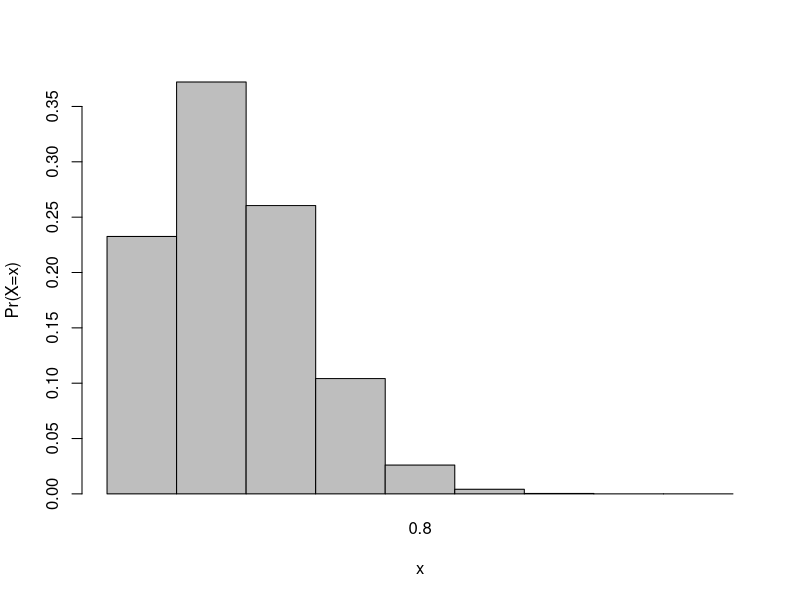
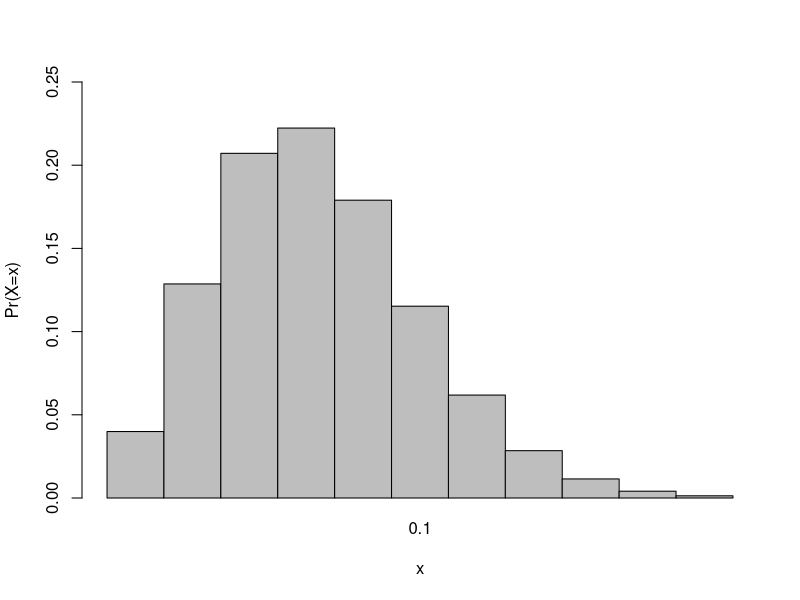
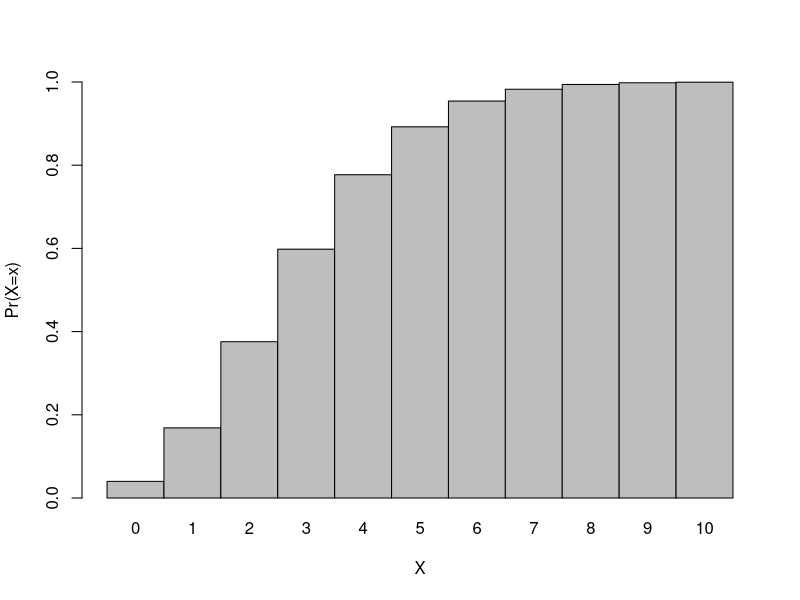
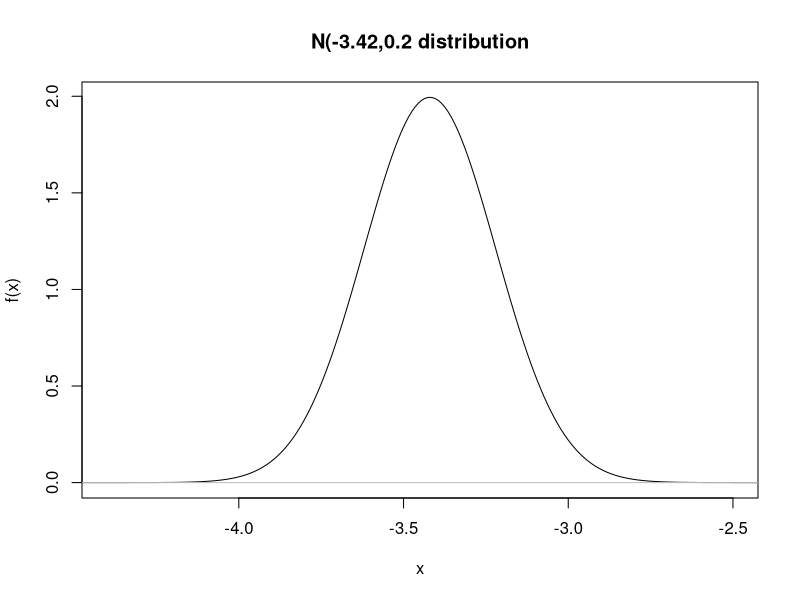

Reproduce these figures in R, in order. (Note: this script raises an error after producing the figures.)
# Distributions

#1. Binomial Distribution
dbinom(x=5,size=8,prob = 1/6)

X_prob <- dbinom(x=0:8,size = 8,prob = 1/6)
X_prob

round(X_prob,3)

#visualization
png("Binomial.png")
barplot(X_prob,names.arg = 0.8,space = 0,xlab = "x",ylab = "Pr(X=x)")

sum(dbinom(x=0:3,size=8, prob=1/6))

pbinom(q=3,size = 8,prob= 1/6)

#poisson

dpois(x=3,lambda = 3.22)

dpois(x=0,lambda = 3.22)

round(dpois(0:10,3.22),3)

#visual
png("Poisson.png")
barplot(dpois(x=0:10,lambda=3.22),ylim=c(0,0.25),space=0,names.arg =0.10,ylab="Pr(X=x)",xlab="x")


#ppois function
ppois(q=2, lambda = 3.22)

1-ppois(q=5, lambda = 3.22)

#visual
png("ppois.png")
barplot(ppois(q=0:10,lambda = 3.22),ylim=0:1,space=0,
        names.arg = 0:10,ylab="Pr(X=x)",xlab = "X")


#norm

mu <- -3.42
sigma <- 0.2


xvals <- seq(-5,-2,length =300)
fx <- dnorm(xvals,mean = mu,sd=sigma)
plot(xvals,fx,type="l",xlim = c(-4.4,-2.5),main="N(-3.42,0.2 distribution",
     xlab="x",ylab="f(x)")
abline(h=0,col="gray")
abline(v=c(mu.plus.1sig,mu.minus.1sig),lty=3:2)
